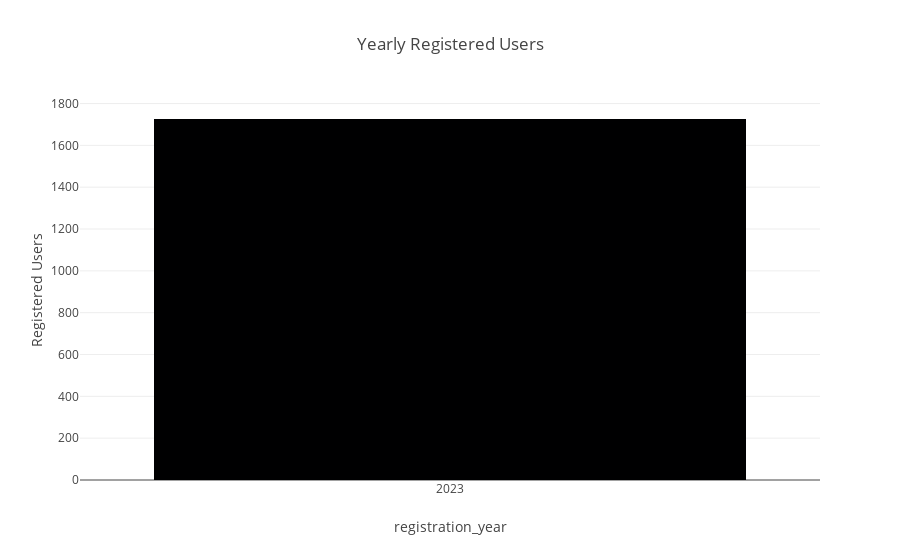
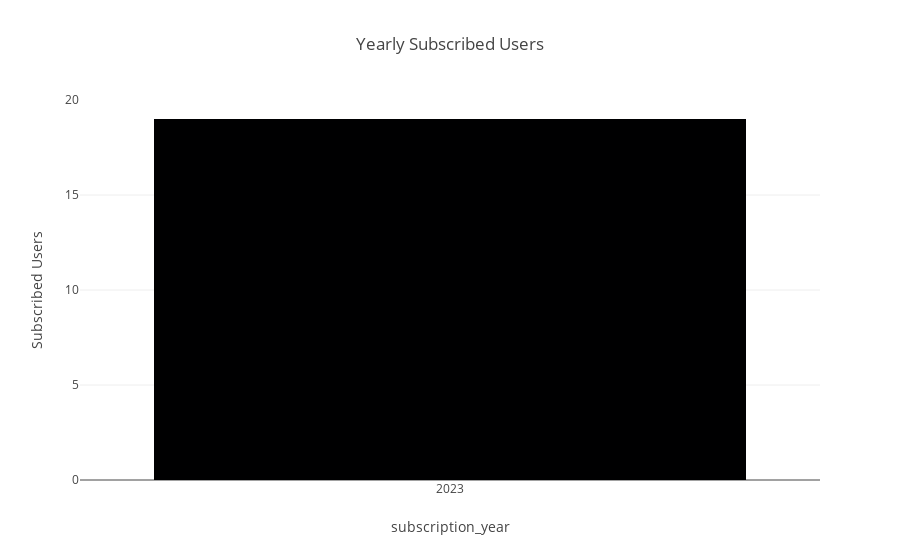

Notebook code cell kept with these figures, in order:
### Markdown cell above
plot yearly subscription and registered users

### Code cell
fig_yearly_registered = px.bar(yearly_registered, 
                                x=yearly_registered.index.astype(int), 
                                y=yearly_registered.values, 
                                labels={'x': 'Year', 'y': 'Registered Users'}, 
                                title='Yearly Registered Users').update_xaxes(type='category')
fig_yearly_registered.show()

fig_yearly_subscribed = px.bar(yearly_subscribed, 
                                x=yearly_subscribed.index.astype(int), 
                                y=yearly_subscribed.values, 
                                labels={'x': 'Year', 'y': 'Subscribed Users'}, 
                                title='Yearly Subscribed Users').update_xaxes(type='category')
fig_yearly_subscribed.show()

### Figure 1 — Plotly figure (JSON) as saved in the notebook; plotly's stock layout.template omitted (floating-point values rounded to 4 significant figures)
{"data": [{"alignmentgroup": "True", "hovertemplate": "registration_year=%{x}<br>Registered Users=%{y}<extra></extra>", "legendgroup": "", "marker": {"color": "#000001", "pattern": {"shape": ""}}, "name": "", "offsetgroup": "", "orientation": "v", "showlegend": false, "textposition": "auto", "type": "bar", "x": [2023], "xaxis": "x", "y": [1726], "yaxis": "y"}], "layout": {"barmode": "relative", "legend": {"tracegroupgap": 0}, "title": {"text": "Yearly Registered Users"}, "xaxis": {"anchor": "y", "domain": [0, 1], "title": {"text": "registration_year"}, "type": "category"}, "yaxis": {"anchor": "x", "domain": [0, 1], "title": {"text": "Registered Users"}}}}

### Figure 2 — Plotly figure (JSON) as saved in the notebook; plotly's stock layout.template omitted (floating-point values rounded to 4 significant figures)
{"data": [{"alignmentgroup": "True", "hovertemplate": "subscription_year=%{x}<br>Subscribed Users=%{y}<extra></extra>", "legendgroup": "", "marker": {"color": "#000001", "pattern": {"shape": ""}}, "name": "", "offsetgroup": "", "orientation": "v", "showlegend": false, "textposition": "auto", "type": "bar", "x": [2023], "xaxis": "x", "y": [19], "yaxis": "y"}], "layout": {"barmode": "relative", "legend": {"tracegroupgap": 0}, "title": {"text": "Yearly Subscribed Users"}, "xaxis": {"anchor": "y", "domain": [0, 1], "title": {"text": "subscription_year"}, "type": "category"}, "yaxis": {"anchor": "x", "domain": [0, 1], "title": {"text": "Subscribed Users"}}}}
